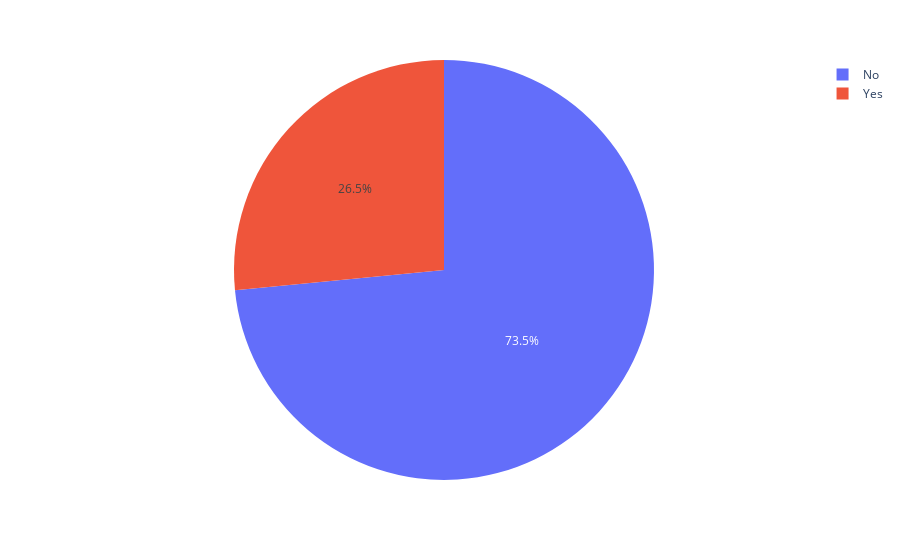

Notebook code cell kept with this figure:
### Markdown cell above
**EDA (Exploratory Data Analysis)**

### Code cell
fig = px.pie(df.groupby('Churn Label')['CustomerID'].nunique().reset_index(), 
             values='CustomerID', 
             names='Churn Label',)
fig.show()

### Figure 1 — Plotly figure (JSON) as saved in the notebook; plotly's stock layout.template omitted (floating-point values rounded to 4 significant figures)
{"data": [{"domain": {"x": [0, 1], "y": [0, 1]}, "hovertemplate": "Churn Label=%{label}<br>CustomerID=%{value}<extra></extra>", "labels": ["No", "Yes"], "legendgroup": "", "name": "", "showlegend": true, "type": "pie", "values": [5174, 1869]}], "layout": {"legend": {"tracegroupgap": 0}, "margin": {"t": 60}}}
